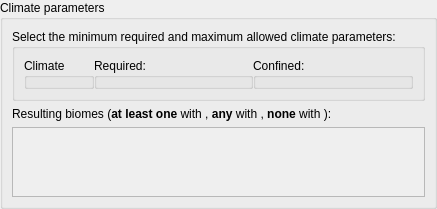
         <widget class="QWidget" name="pageClimates">
          <layout class="QGridLayout" name="gridLayout_8">
           <property name="leftMargin">
            <number>0</number>
           </property>
           <property name="topMargin">
            <number>0</number>
           </property>
           <property name="rightMargin">
            <number>0</number>
           </property>
           <property name="bottomMargin">
            <number>0</number>
           </property>
           <property name="spacing">
            <number>0</number>
           </property>
           <item row="0" column="0">
            <widget class="QGroupBox" name="groupBox">
             <property name="title">
              <string>Climate parameters</string>
             </property>
             <layout class="QGridLayout" name="gridLayout_15">
              <item row="0" column="0">
               <widget class="QGroupBox" name="groupBox_2">
                <property name="title">
                 <string>Select the minimum required and maximum allowed climate parameters:</string>
                </property>
                <layout class="QGridLayout" name="gridLayout_6">
                 <property name="spacing">
                  <number>0</number>
                 </property>
                 <item row="0" column="1" colspan="3">
                  <widget class="QGroupBox" name="groupBox_3">
                   <property name="toolTip">
                    <string>&lt;html&gt;&lt;head/&gt;&lt;body&gt;&lt;p&gt;The climate has to enter the required range&lt;/p&gt;&lt;p&gt;With the &lt;span style=&quot; font-style:italic;&quot;&gt;complete&lt;/span&gt; modifier, the entire range must be covered&lt;/p&gt;&lt;/body&gt;&lt;/html&gt;</string>
                   </property>
                   <property name="title">
                    <string>Required:</string>
                   </property>
                   <layout class="QGridLayout" name="gridLayout_11">
                    <property name="leftMargin">
                     <number>0</number>
                    </property>
                    <property name="topMargin">
                     <number>8</number>
                    </property>
                    <property name="rightMargin">
                     <number>0</number>
                    </property>
                    <property name="bottomMargin">
                     <number>0</number>
                    </property>
                    <item row="0" column="0">
                     <layout class="QGridLayout" name="gridNoiseRequired">
                      <property name="spacing">
                       <number>0</number>
                      </property>
                     </layout>
                    </item>
                   </layout>
                  </widget>
                 </item>
                 <item row="0" column="0">
                  <widget class="QGroupBox" name="groupBox_4">
                   <property name="title">
                    <string>Climate</string>
                   </property>
                   <layout class="QGridLayout" name="gridLayout_14">
                    <property name="leftMargin">
                     <number>0</number>
                    </property>
                    <property name="topMargin">
                     <number>8</number>
                    </property>
                    <property name="rightMargin">
                     <number>0</number>
                    </property>
                    <property name="bottomMargin">
                     <number>0</number>
                    </property>
                    <item row="0" column="0">
                     <layout class="QGridLayout" name="gridNoiseName">
                      <property name="spacing">
                       <number>0</number>
                      </property>
                     </layout>
                    </item>
                   </layout>
                  </widget>
                 </item>
                 <item row="0" column="4" colspan="3">
                  <widget class="QGroupBox" name="groupBox_9">
                   <property name="toolTip">
                    <string>&lt;html&gt;&lt;head/&gt;&lt;body&gt;&lt;p&gt;The climate must remain inside the confinement range&lt;/p&gt;&lt;/body&gt;&lt;/html&gt;</string>
                   </property>
                   <property name="title">
                    <string>Confined:</string>
                   </property>
                   <layout class="QGridLayout" name="gridLayout_12">
                    <property name="leftMargin">
                     <number>0</number>
                    </property>
                    <property name="topMargin">
                     <number>8</number>
                    </property>
                    <property name="rightMargin">
                     <number>0</number>
                    </property>
                    <property name="bottomMargin">
                     <number>0</number>
                    </property>
                    <item row="1" column="0">
                     <layout class="QGridLayout" name="gridNoiseAllowed">
                      <property name="spacing">
                       <number>0</number>
                      </property>
                     </layout>
                    </item>
                   </layout>
                  </widget>
                 </item>
                </layout>
               </widget>
              </item>
              <item row="1" column="0">
               <widget class="QLabel" name="label_10">
                <property name="text">
                 <string>&lt;html&gt;&lt;head/&gt;&lt;body&gt;&lt;p&gt;Resulting biomes (&lt;span style=&quot; font-weight:600;&quot;&gt;at least one&lt;/span&gt; with &lt;img src=&quot;:/icons/check_include.png&quot;/&gt;, &lt;span style=&quot; font-weight:600;&quot;&gt;any&lt;/span&gt; with &lt;img src=&quot;:/icons/check_unchecked.png&quot;/&gt;, &lt;span style=&quot; font-weight:600;&quot;&gt;none&lt;/span&gt; with &lt;img src=&quot;:/icons/check_exclude.png&quot;/&gt;):&lt;/p&gt;&lt;/body&gt;&lt;/html&gt;</string>
                </property>
               </widget>
              </item>
              <item row="2" column="0">
               <widget class="QScrollArea" name="scrollNoise">
                <property name="widgetResizable">
                 <bool>true</bool>
                </property>
                <widget class="QWidget" name="scrollNoiseContent">
                 <property name="geometry">
                  <rect>
                   <x>0</x>
                   <y>0</y>
                   <width>60</width>
                   <height>20</height>
                  </rect>
                 </property>
                 <layout class="QVBoxLayout" name="verticalLayout_5">
                  <property name="sizeConstraint">
                   <enum>QLayout::SetMinAndMaxSize</enum>
                  </property>
                  <item>
                   <layout class="QGridLayout" name="gridNoiseBiomes"/>
                  </item>
                 </layout>
                </widget>
               </widget>
              </item>
             </layout>
            </widget>
           </item>
          </layout>
         </widget>
